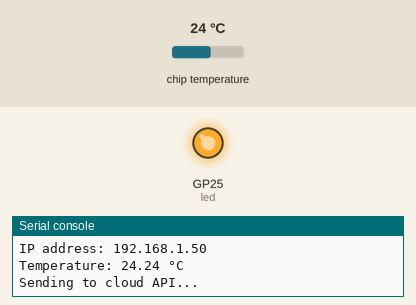
This program was run on a simulated Raspberry Pi Pico running MicroPython. On the bench: output pins drawn as LEDs (lit = HIGH), the last lines printed to the serial console. The test bench sets the inputs (shaded band); at power-on: chip temperature 24 °C. WiFi joins after 1.5 s; web requests get an empty 200 reply after 0.4 s; library files of the repository ran but are not shown: 1 file(s).

Above: at 2.2 s.
At 4.9 s:
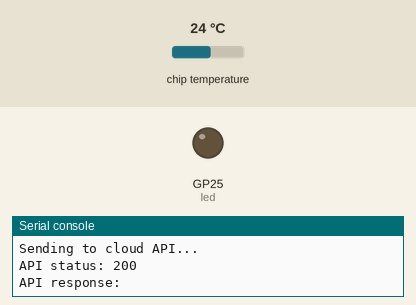
Timing chart, 0 to 9.0 s (numbered marks = the images above):
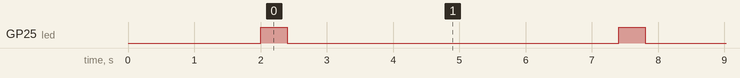

The program:

main.py
```python
import network
import time
import machine
import requests

# mobile data
WIFI_SSID = "AndroidAP"
WIFI_PASSWORD = "trsr0372"

# WIFI_SSID = "Ziggo3814574"
# WIFI_PASSWORD = "kEjbrrbFhxjfptt7"
API_URL = "https://picoapi.onrender.com/temperature"

led = machine.Pin("LED", machine.Pin.OUT)

sensor = machine.ADC(4)
conversion_factor = 3.3 / 65535

wlan = network.WLAN(network.STA_IF)
wlan.active(True)

print("Connecting to Wi-Fi...")

wlan.connect(WIFI_SSID, WIFI_PASSWORD)

while not wlan.isconnected():
    print(".", end="")
    time.sleep(1)

print()
print("Connected!")
print("IP address:", wlan.ifconfig()[0])
led.on()

while True:
    led.on()
    reading = sensor.read_u16() * conversion_factor
    temperature = 27 - (reading - 0.706) / 0.001721
    temperature = round(temperature, 2)

    print("Temperature:", temperature, "°C")
    print("Sending to cloud API...")

    try:
        response = requests.post(
            API_URL,
            json={
                "device_id": "pico-01",
                "temperature": temperature
            }
        )

        print("API status:", response.status_code)
        print("API response:", response.text)

        response.close()

    except Exception as e:
            print("API request failed:", e)

    led.off()
    time.sleep(5)
```

Measured:
- by itself, GP25 (led): alternates HIGH for 0.40 s and LOW for 5.0 s
